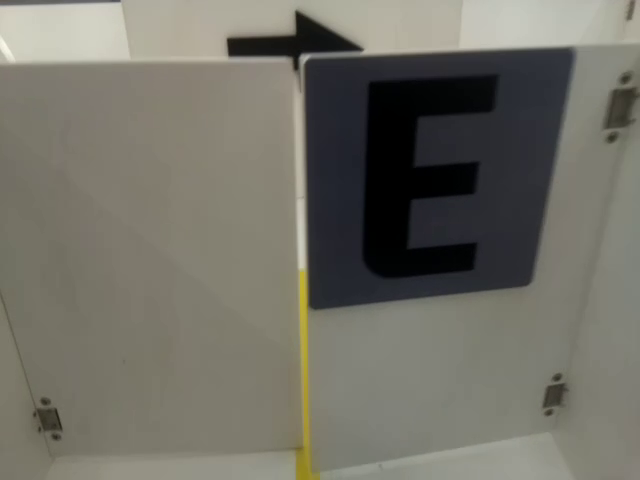
#> input picture frame 10 of Sensor/src/1116/E.mp4, 640 x 480 px, given in place of green_area1.h264, which was not available
$ python EdgeDetector.py
#> lines starting #> are read from the running program, lines starting #| are printed output that depends on the picture; after the words box and inside, x2 and y2 are one past the last pixel; in counts of white or black regions, pixels touching at a corner belong together; pictures that were not available may be replaced by others from this repository, and a replacement may not be noted
import cv2
import numpy as np
import math

class EdgeDetector:
    def __init__(self):
        pass

    def draw_lines(self, src, lines, mode = 'all', thickness=2):
        if mode == 'all':
            thickness = 2
            color=[0,255,0]
            for line in lines:
                for x1,y1,x2,y2 in line:
                    cv2.line(src, (x1, y1), (x2, y2), color, thickness)

        if mode == 'fit':
            thickness = 10
            color=[0,255,255]
            for line in lines:
                cv2.line(src, (lines[0], lines[1]), (lines[2], lines[3]), color, thickness)

    def mask_color(self, src):
        match_lower = np.array([20, 52, 72]) #green_lower
        match_upper = np.array([80,  255, 255]) #green_upper
        #yellow_lower = np.array([18, 94, 140])
        #yellow_upper = np.array([48, 255, 255])
        src = cv2.GaussianBlur(src, (5, 5), 0)
        hsv = cv2.cvtColor(src, cv2.COLOR_BGR2HSV)
        mask = cv2.inRange(hsv, match_lower, match_upper)
        return mask

    def get_lines(self, src):
        hsv = cv2.cvtColor(src, cv2.COLOR_BGR2HSV)
        yellow_mask = self.mask_color(src)
        yellow_edges = cv2.Canny(yellow_mask, 75, 150)
        lines = cv2.HoughLinesP(yellow_edges, 1, 1 * np.pi/180, 30, np.array([]), minLineLength=100, maxLineGap=150)
        lines = np.squeeze(lines)

        if len(lines.shape) == 0:
            #print("None")
            return [], []
        elif len(lines.shape) == 1 :
            #print("shape 1")
            return [], []
        else:
            #print("shape more than 1")

            edge_lines = lines[:,None]

            slope_degree = (np.arctan2(lines[:,1] - lines[:,3], lines[:,0] - lines[:,2]) * 180) / np.pi

            vertical_lines = lines[np.abs(slope_degree) < 95]
            vertical_slope_degree = slope_degree[np.abs(slope_degree)<95]
            vertical_lines = vertical_lines[np.abs(vertical_slope_degree) > 85]
            vertical_slope_degree = vertical_slope_degree[np.abs(vertical_slope_degree)>85]
            vertical_lines = vertical_lines[:,None]

            return edge_lines, vertical_lines

    def get_fitline(self, src, f_lines, size):
        lines = np.squeeze(f_lines)
        lines = lines.reshape(size,2)
        output = cv2.fitLine(lines,cv2.DIST_L2,0, 0.01, 0.01)
        vx, vy, x, y = output[0], output[1], output[2], output[3]
        x1, y1 = int(((src.shape[0]-1)-y)/vy*vx + x) , src.shape[0]-1
        x2, y2 = int(((src.shape[0]/2+200)-y)/vy*vx + x) , int(src.shape[0]/2)
        result = [x1,y1,x2,y2]
        return result

    def get_edgeline(self, src, f_lines, size, what_line):
        lines = np.squeeze(f_lines)
        lines = lines.reshape(size,2)
        middle=int(lines.max(axis=0)[1])
        min_x = int(lines.min(axis=0)[0])
        max_x = int(lines.max(axis=0)[0])
        result = [max_x, middle, min_x, middle]
        return result

    def find_edge(self, src):
        answer = [None, 0, 0, None]
        edge_lines, vertical_lines= self.get_lines(src)
        temp = np.zeros((src.shape[0], src.shape[1], 3), dtype=np.uint8)

        if len(edge_lines)!=0:
            size = int(edge_lines.shape[0]*edge_lines.shape[2]/2)
            edge_line = self.get_edgeline(src, edge_lines, size, 'edge')
            answer[0] = 'edge'
            answer[1] = len(edge_lines)
            answer[2] = edge_line[1]
            self.draw_lines(temp, edge_lines)
            self.draw_lines(temp, edge_line, 'fit')
            src = cv2.addWeighted(src, 1, temp, 1., 0.)

        if len(vertical_lines)!=0:
            #print('vertical_lines', len(vertical_lines.shape))
            size = int(vertical_lines.shape[0]*vertical_lines.shape[2]/2)
            vertical_fit_line = self.get_fitline(src, vertical_lines, size)
            answer[3] = 'vertical'
            self.draw_lines(temp, vertical_lines)
            self.draw_lines(temp, vertical_fit_line, 'fit')
            src = cv2.addWeighted(src, 1, temp, 1., 0.)

        return answer, src

if __name__ == "__main__":
    video = cv2.VideoCapture("./Sensor/src/green_room_test/green_area1.h264")
    line_detector = EdgeDetector()
    while True:
        ret, src = video.read()
#> src is the input picture: shape (480, 640, 3); mean B, G, R 102.6, 112.1, 113.8
        if not ret:
            video = cv2.VideoCapture("./Sensor/src/green_room_test/green_area1.h264")
            continue
        src = cv2.resize(src, dsize=(640,480))

        answer, result = line_detector.find_edge(src)
#> in get_lines, `hsv = cv2.cvtColor(src, cv2.COLOR_BGR2HSV)`: hsv: shape (480, 640, 3); mean H, S, V 40.9, 36, 115.2
#> in mask_color, `hsv = cv2.cvtColor(src, cv2.COLOR_BGR2HSV)`: hsv: shape (480, 640, 3); mean H, S, V 41, 35.9, 115.2
#> in mask_color, `mask = cv2.inRange(hsv, match_lower, match_upper)`:
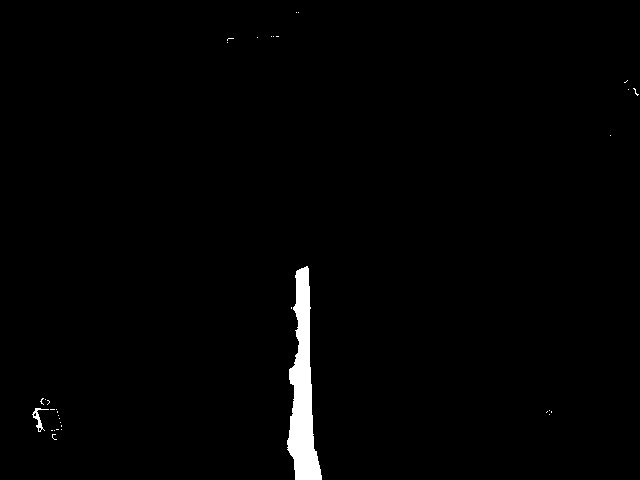
#> mask: shape (480, 640); 1.3% white; 34 white regions (32 under 20 px), largest, box (x1, y1, x2, y2) and area: (287, 266, 322, 480) 3935, (32, 408, 49, 432) 112
#> in get_lines, `yellow_edges = cv2.Canny(yellow_mask, 75, 150)`:
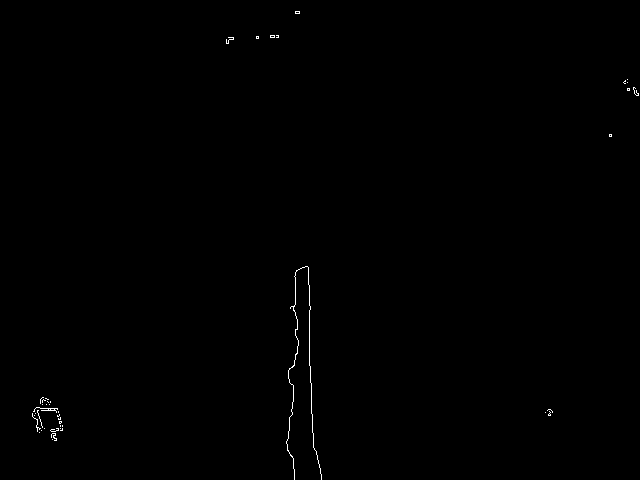
#> yellow_edges: shape (480, 640); 0.25% white in thin lines or dots
#> in get_lines, `lines = cv2.HoughLinesP(yellow_edges, 1, 1 * np.pi/180, 30, np.array([..`: lines = [[307, 266, 313, 447], [292, 457, 295, 272], [308, 267, 318, 463], [287, 450, 303, 267], [290, 368, 294, 479]]
#> in get_lines, `edge_lines = lines[:,None]`: edge_lines has the same summary as lines
#> in get_lines, `slope_degree = (np.arctan2(lines[:,1] - lines[:,3], lines[:,0] - lines..`: slope_degree = [-91.9, 90.93, -92.92, 95, -92.06]
#> in get_lines, `vertical_lines = lines[np.abs(slope_degree) < 95]`: vertical_lines has the same summary as lines
#> in find_edge, `edge_lines, vertical_lines= self.get_lines(src)`: edge_lines has the same summary as lines in get_lines; vertical_lines has the same summary as lines in get_lines
#> in get_edgeline, `lines = lines.reshape(size,2)`: lines = [[307, 266], [313, 447], [292, 457], [295, 272], [308, 267], [318, 463], [287, 450], [303, 267], [290, 368], [294, 479]]
#> in get_edgeline, `middle=int(lines.max(axis=0)[1])`: middle = 479
#> in get_edgeline, `min_x = int(lines.min(axis=0)[0])`: min_x = 287
#> in get_edgeline, `max_x = int(lines.max(axis=0)[0])`: max_x = 318
#> in get_edgeline, `result = [max_x, middle, min_x, middle]`: result = [318, 479, 287, 479]
#> the loop in draw_lines, `for line in lines:` made 5 passes
#> call 2 of draw_lines, with mode = 'fit', thickness = 2
#> the loop in draw_lines (call 2), `for line in lines:` made 4 passes
#> line on passes 1 to 4: 318, 479, 287, 479
#> after the loop in draw_lines (call 2), `for line in lines:`:
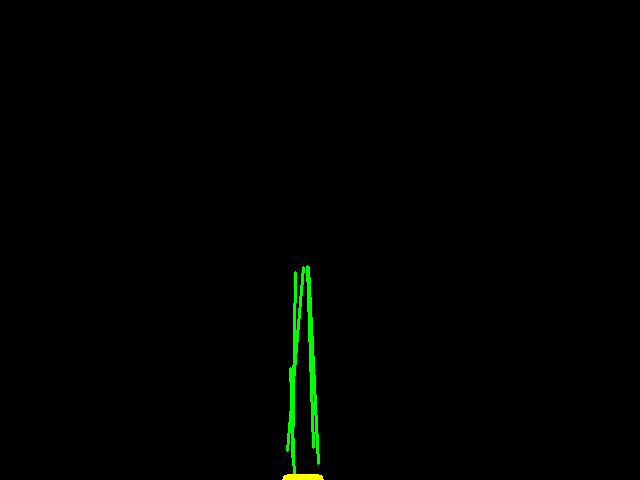
#> src: shape (480, 640, 3); mean of channels 0, 1, 2 0, 2, 0.2; drawn as B, G, R
#> in get_fitline, `lines = np.squeeze(f_lines)`: lines = [[307, 266, 313, 447], [292, 457, 295, 272], [308, 267, 318, 463], [287, 450, 303, 267], [290, 368, 294, 479]]
#> in get_fitline, `lines = lines.reshape(size,2)`: lines = [[307, 266], [313, 447], [292, 457], [295, 272], [308, 267], [318, 463], [287, 450], [303, 267], [290, 368], [294, 479]]
#> in get_fitline, `output = cv2.fitLine(lines,cv2.DIST_L2,0, 0.01, 0.01)`: output = [0.0135, -1, 300.7, 373.6]
#> in get_fitline, `vx, vy, x, y = output[0], output[1], output[2], output[3]`: vx = [0.0135]; vy = [-1]; x = [300.7]; y = [373.6]
#> in get_fitline, `x1, y1 = int(((src.shape[0]-1)-y)/vy*vx + x) , src.shape[0]-1`: x1 = 299; y1 = 479
#> in get_fitline, `x2, y2 = int(((src.shape[0]/2+200)-y)/vy*vx + x) , int(src.shape[0]/2)`: x2 = 299; y2 = 240
#> in get_fitline, `result = [x1,y1,x2,y2]`: result = [299, 479, 299, 240]
#> call 4 of draw_lines, with mode = 'fit', thickness = 2
#> the loop in draw_lines (call 4), `for line in lines:` made 4 passes
#> line on passes 1 to 4: 299, 479, 299, 240
#> after the loop in draw_lines (call 4), `for line in lines:`:
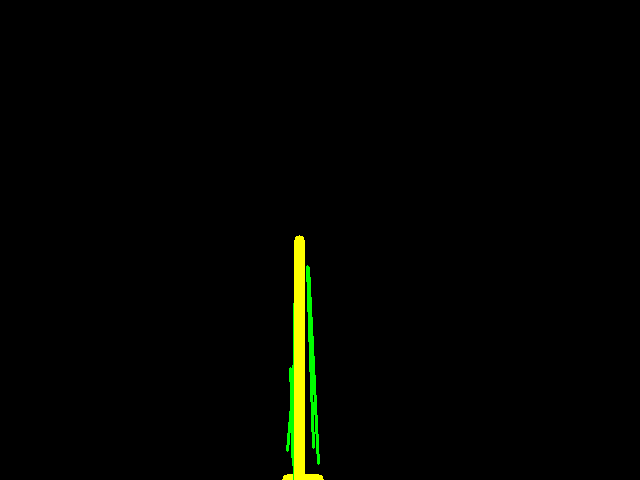
#> src: shape (480, 640, 3); mean of channels 0, 1, 2 0, 3.6, 2.4; drawn as B, G, R
#> answer = ['edge', 5, 479, 'vertical']
        #print(answer)
        cv2.imshow('result',result)
        key = cv2.waitKey(1)
#> (key Esc is pressed here)
        if key == 27:
            break
    video.release()
    cv2.destroyAllWindows()
